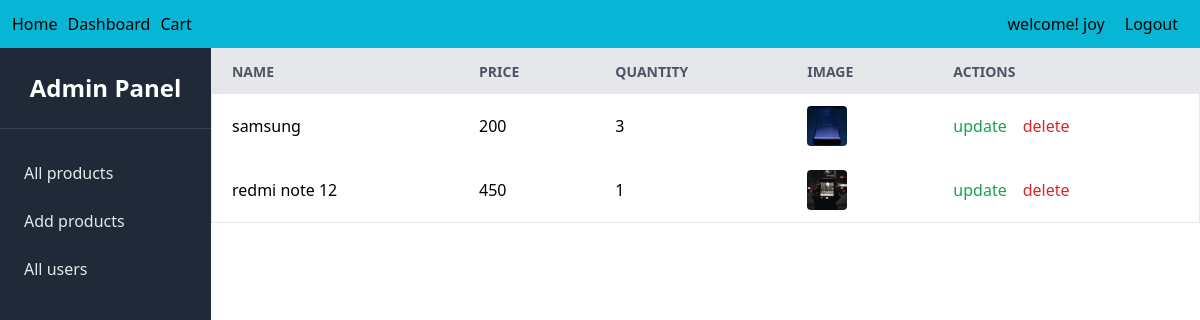
Page /admin-panel/dashboard/ (signed in) on the committed database.
### main/models.py (models this page shows)
class Product(models.Model):
    name=models.CharField(max_length=100)
    price=models.IntegerField()
    quantity=models.IntegerField()
    image=models.FileField(upload_to='uploads/',null=True)

### admin_panel/views.py (the view)
# urls.py: path('dashboard/',views.dashboard,name='dashboard'),
@login_required
@user_passes_test(is_admin)
def dashboard(request):
    products=Product.objects.all()
    return render(request,'admin_panel/dashboard.html',{'products':products})

### admin_panel/views.py (called while the page is built)
def is_admin(user):
    return user.is_superuser

### admin_panel/templates/admin_panel/dashboard.html (shortened to what this page needs)
<!DOCTYPE html>
<html lang="en">
<head>
    <script src="https://cdn.tailwindcss.com"></script>
</head>
<body>
    {% include "main/menu.html" %}
  <div class="flex">
    {% include "admin_panel/sidebar.html" %}
    <div class="w-full overflow-x-auto">
        <table class="min-w-full bg-white border border-gray-200">
            <thead>
                <tr class="bg-gray-200 text-gray-600 uppercase text-sm leading-normal">
                    <th class="py-3 px-5 text-left">Name</th>
                    <th class="py-3 px-5 text-left">Price</th>
                    <th class="py-3 px-5 text-left">Quantity</th>
                    <th class="py-3 px-5 text-left">Image</th>
                    <th class="py-3 px-5 text-left">Actions</th>
                </tr>
            </thead>
            <tbody>
                {% for product in products %}
                    <tr>
                        <td class="py-3 px-5 text-left">{{product.name}}</td>
                        <td class="py-3 px-5 text-left">{{product.price}}</td>
                        <td class="py-3 px-5 text-left">{{product.quantity}}</td>
                        <td class="py-3 px-5 text-left">
                            {% if product.image %}
                                <img src="{{product.image.url}}" alt="Product Image" class="h-10 w-10 rounded">
                            {% endif %}
                        </td>
                        <td class="py-3 px-5">
                            <div class="flex items-center gap-4">
                                <a href="{% url 'update_product' product.id %}" class="text-green-600 hover:text-800">update</a>
                                    <a href="{% url 'delete_product' product.id%}" class="text-red-600 hover:red-800">delete</a>
                            </div>
                        </td>
                    </tr>
                {% endfor %}
            </tbody>
        </table>
    </div>
  </div>
</body>
</html>

### main/templates/main/menu.html (shortened to what this page needs)
<header>
    <nav class="bg-cyan-500">
        <ul class="flex items-center p-3 justify-between">
           <div class="flex ">
                <li class="mr-[10px] hover:text-white">
                    <a href=" {% url 'home' %}">Home</a>
                </li>
               {% if request.user.is_superuser %}
               <li class="mr-[10px] hover:text-white">
                <a href="{% url 'dashboard' %}">Dashboard</a>
                </li>
               {% endif %}
                <li class="mr-[10px] hover:text-white">
                    <a href="{% url 'cart' %}">Cart</a>
                </li>
           </div>
           <div class="flex">
            {% if request.user.is_authenticated %}
            <span class="mr-5">welcome! {{request.user.username}}</span>
            <li class="mr-[10px] hover:text-white">
                <a href="{% url 'logout' %}">Logout</a>
            </li>
                {% endif %}
           </div>
        </ul>
    </nav>
</header>

### rows in the picture
Product: name "samsung", price "200", quantity "3", image (picture)
Product: name "redmi note 12", price "450", quantity "1", image (picture)

### other values in the picture
{{ request.user.username }} "joy"
